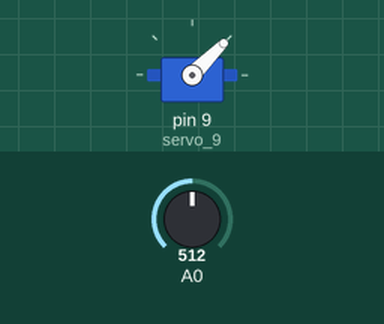
This sketch was run on a simulated Arduino Uno, built with avr-gcc and run on an emulated ATmega328P. Parts: servo. The inputs (shaded band) are chosen by the test bench; at power-on: A0 = 512.

Above: at 1.2 s.
1.3 s: A0 set to 716
At 1.6 s:
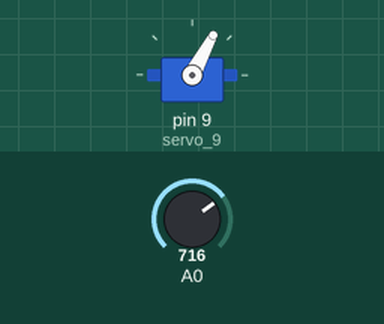
2.8 s: A0 set to 1023
At 3.7 s:
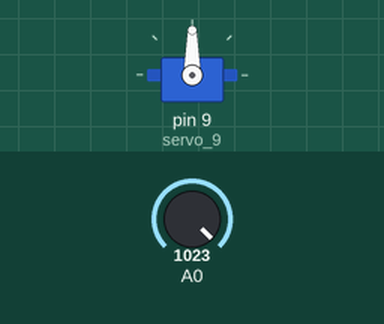
4.3 s: A0 set to 306
At 5.0 s:
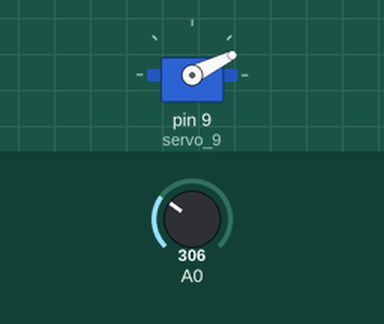
5.8 s: A0 set to 122
At 6.3 s:
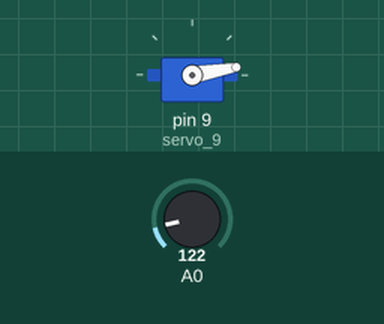
Timing chart, 0 to 8.3 s (numbered marks = the images above; inputs shaded):
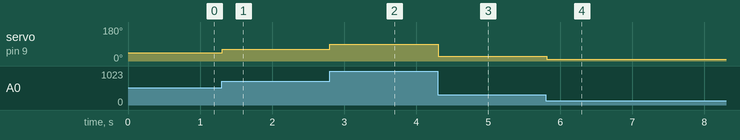

Measured:
- after the input at 1.3 s, servo on pin 9 (servo_9): 45° → 62° at once
- after the input at 2.8 s, servo on pin 9 (servo_9): 62° → 90° at once
- after the input at 4.3 s, servo on pin 9 (servo_9): 90° → 26° at once
- after the input at 5.8 s, servo on pin 9 (servo_9): 26° → 10° at once

The sketch:

multi_servomotor_by_potentiometer1.ino
```cpp
// C++ code
//
#include <Servo.h>

int sensor_value = 0;

int output_value = 0;

Servo servo_9;

void setup()
{
  pinMode(A0, INPUT);
  servo_9.attach(9, 500, 2500);

}

void loop()
{
  sensor_value = analogRead(A0);
  output_value = map(sensor_value, 0, 1023, 0, 90);
  servo_9.write(output_value);
  delay(10); // Delay a little bit to improve simulation performance
}
```
